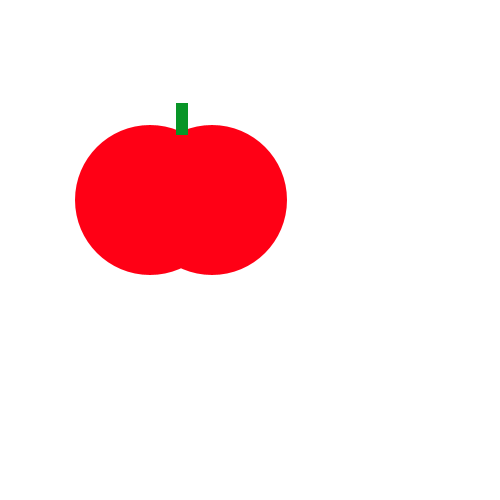
Frame 1 (no input)
Frame 60 (the mouse pressed at the canvas centre just before this capture): identical to frame 1, image omitted
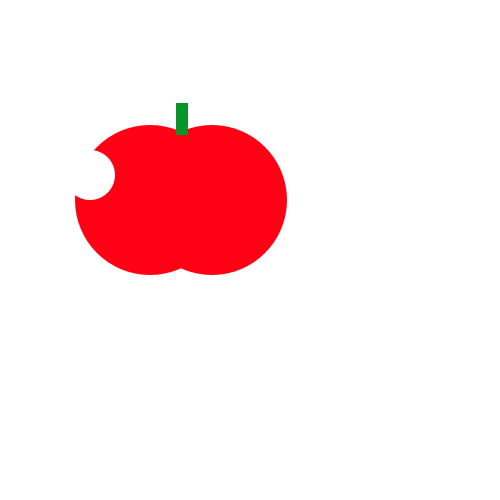
Frame 120 (the mouse held since frame 60 and released just before this capture)

The Processing sketch that drew these frames (run headless with seeded random() and noise(); from frame 60 on, the mouse is pressed at the canvas centre):

// Processing sketch: sketch_180904a
// ── sketch_180904a.pde
void setup() {
    size(500, 500);
}
void draw() {
    background(255);
    noStroke();
    fill(#FF0015);
    ellipse(150, 200, 150, 150);
    ellipse(212, 200, 150, 150);
    fill(#089527); 
    rect(176, 103, 12, 32);
    if (mousePressed){
    fill(#FFFFFF);
    ellipse(90,175,50,50);
    }
}
